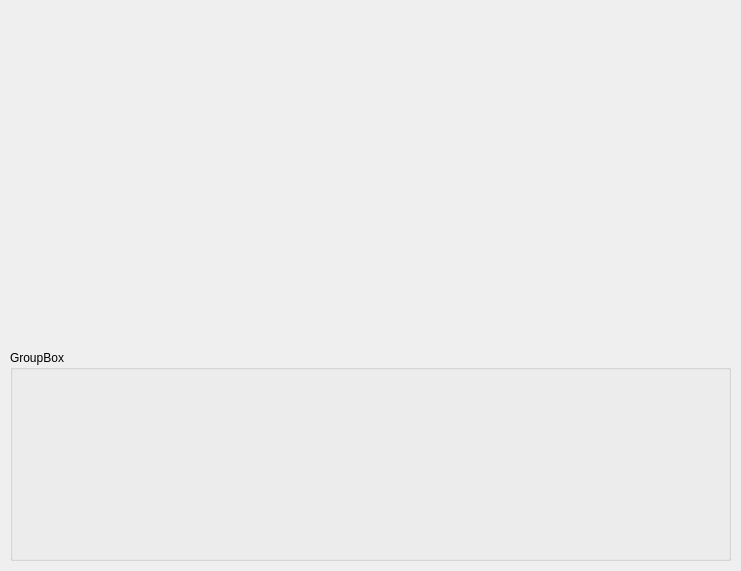
<?xml version="1.0" encoding="UTF-8"?>
<ui version="4.0">
 <class>MainWindow</class>
 <widget class="QMainWindow" name="MainWindow">
  <property name="geometry">
   <rect>
    <x>0</x>
    <y>0</y>
    <width>741</width>
    <height>571</height>
   </rect>
  </property>
  <property name="windowTitle">
   <string>MainWindow</string>
  </property>
  <widget class="QWidget" name="centralWidget">
   <widget class="GLWidget" name="glWidget" native="true">
    <property name="geometry">
     <rect>
      <x>10</x>
      <y>10</y>
      <width>721</width>
      <height>331</height>
     </rect>
    </property>
   </widget>
   <widget class="QGroupBox" name="groupBox">
    <property name="geometry">
     <rect>
      <x>10</x>
      <y>350</y>
      <width>721</width>
      <height>211</height>
     </rect>
    </property>
    <property name="title">
     <string>GroupBox</string>
    </property>
   </widget>
  </widget>
 </widget>
 <layoutdefault spacing="6" margin="11"/>
 <customwidgets>
  <customwidget>
   <class>GLWidget</class>
   <extends>QWidget</extends>
   <header>glwidget.h</header>
   <container>1</container>
  </customwidget>
 </customwidgets>
 <resources/>
 <connections/>
</ui>
